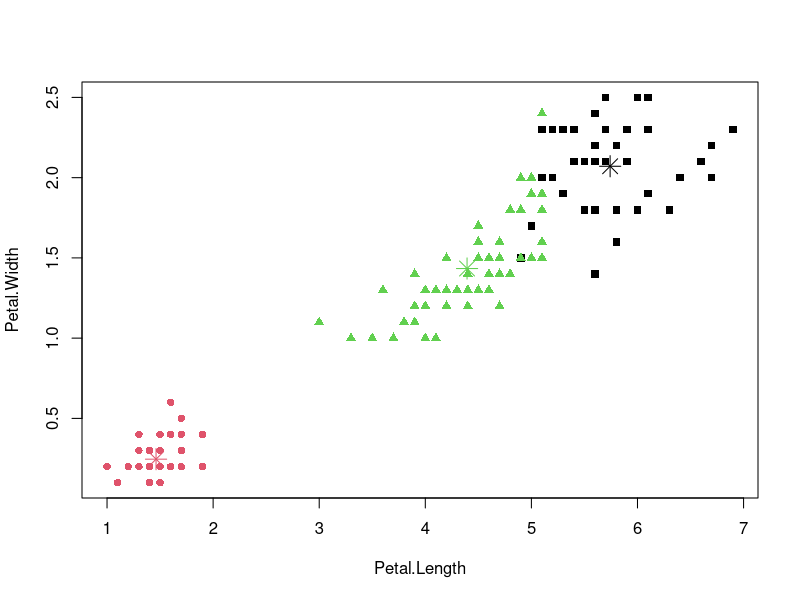

Write the R code that produced this figure.

k_means_iris <- iris[,1:4]

clusters <- kmeans(k_means_iris,3)

table(clusters$cluster,iris$Species)

plot(k_means_iris[c("Petal.Length","Petal.Width")],
     col = clusters$cluster, pch = c(15,16,17)[as.numeric(clusters$cluster)])

points(clusters$centers[,c("Petal.Length","Petal.Width")],col = 1:3, pch = 8, cex =2)

